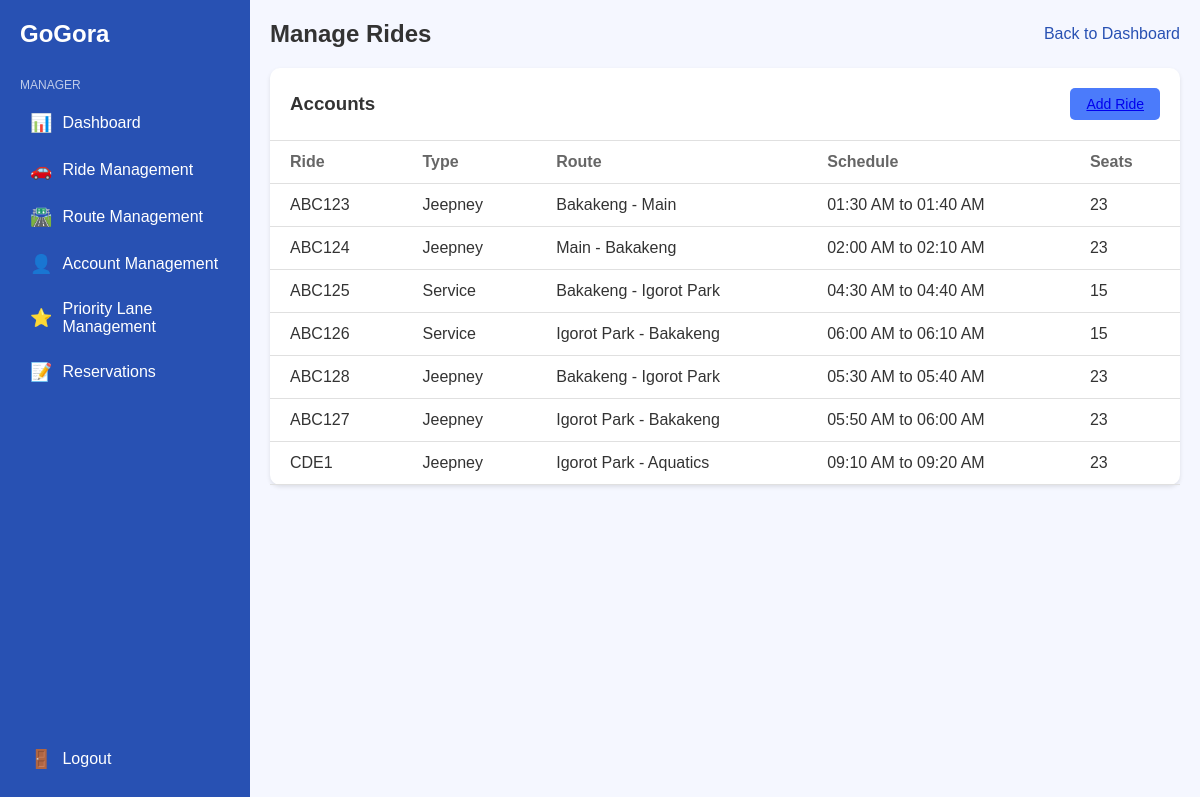
Before: /view/manager/ride.php with the older database file.
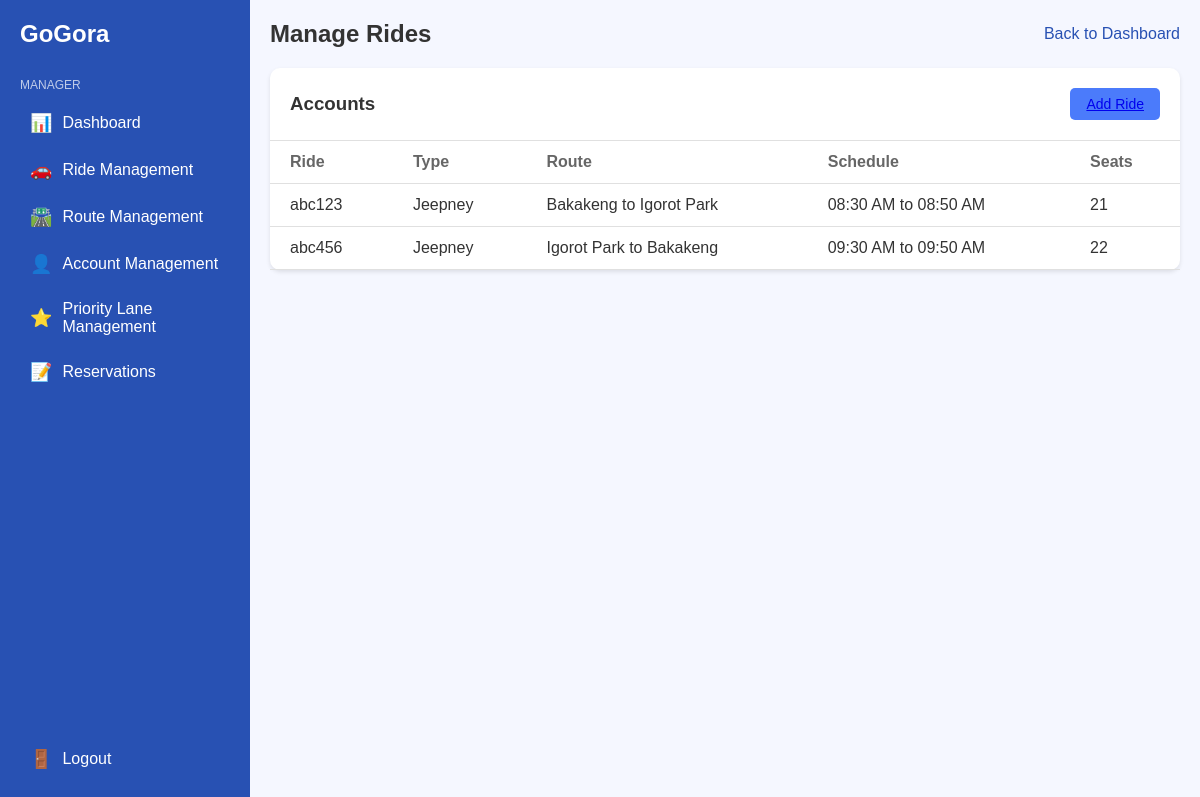
After: the same page with the newer database file.
### tables this page shows
CREATE TABLE `rides` (
  `ride_id` int(11) NOT NULL,
  `plate_number` varchar(6) NOT NULL,
  `route` varchar(45) NOT NULL,
  `time` datetime NOT NULL,
  `seats_available` int(11) NOT NULL,
  `ride_type` enum('Jeepney','Service') NOT NULL,
  `departure` datetime NOT NULL,
  `capacity` int(11) NOT NULL,
  `queue` int(11) NOT NULL
);

### view/manager/ride.php (the view, shortened to what this page needs)
<?php
     include($_SERVER['DOCUMENT_ROOT'] . '/control/includes/db.php');
   $sql = "SELECT plate_number, ride_type, route, CONCAT(DATE_FORMAT(time, '%h:%i %p'), ' to ', DATE_FORMAT(departure, '%h:%i %p')) as schedule, seats_available FROM rides";
   $result = mysqli_query($conn, $sql);
?>
<!DOCTYPE html>
<html lang="en">
<head>
    <link rel="stylesheet" href="../manager/css/styles.css">
</head>
<body>
    <div class="container">
        <nav class="sidebar">
            <div class="logo">
                <h1>GoGora</h1>
            </div>
            <div class="nav-title">MANAGER</div>
            <ul>
                <li><a href="../manager/dashboard.php"><span class="icon">📊</span> Dashboard</a></li>
                <li><a href="../manager/ride.php"><span class="icon">🚗</span> Ride Management</a></li>
                <li><a href="../manager/route.php"><span class="icon">🛣️</span> Route Management</a></li>
                <li><a href="../manager/account.php"><span class="icon">👤</span> Account Management</a></li>
                <li><a href="../manager/priority.php"><span class="icon">⭐</span> Priority Lane Management</a></li>
                <li><a href="../manager/reservations.php"><span class="icon">📝</span> Reservations</a></li>
            </ul>
            <div class="logout">
                <a href="#"><span class="icon">🚪</span> Logout</a>
            </div>
        </nav>
        <main class="content">
            <header>
                <h2>Manage Rides</h2>
                <a href="../manager/dashboard.php" class="back-link">Back to Dashboard</a>
            </header>
            <section class="accounts">
                <div class="section-header">
                    <h3>Accounts</h3>
                    <button class="add-user"><a href="../manager/addRide.php">Add Ride</a></button>
                </div>
                <table>
                    <thead>
                        <tr>
                            <th>Ride</th>
                            <th>Type</th>
                            <th>Route</th>
                            <th>Schedule</th>
                            <th>Seats</th>
                        </tr>
                    </thead>
                    <tbody>
                        <?php
                        if (mysqli_num_rows($result) > 0) {
                            while ($row = mysqli_fetch_assoc($result)) {
                                echo "<tr>
                                        <td>{$row['plate_number']}</td>
                                        <td>{$row['ride_type']}</td>
                                        <td>{$row['route']}</td>
                                        <td>{$row['schedule']}</td>
                                        <td>{$row['seats_available']}</td>
                                      </tr>";
                            }
                        } else {
                            echo "<tr><td colspan='5'>No rides available</td></tr>";
                        }
                        ?>
                    </tbody>
                </table>
            </section>
        </main>
    </div>
</body>
</html>

### view/manager/css/styles.css (style rules this page uses)
:root { --primary-color: #2851B3; --secondary-color: #4B7BFB; --background-color: #F5F7FF; --text-color: #333; --white: #fff; --light-gray: #f0f0f0; --border-color: #e0e0e0; }
* { margin: 0; padding: 0; box-sizing: border-box; }
body { font-family: Arial, sans-serif; background-color: var(--background-color); color: var(--text-color); }
.container { display: flex; min-height: 100vh; }
.sidebar { width: 250px; background-color: var(--primary-color); color: var(--white); padding: 20px; display: flex; flex-direction: column; }
.logo { display: flex; align-items: center; margin-bottom: 30px; }
.logo h1 { font-size: 24px; }
.nav-title { font-size: 12px; opacity: 0.7; margin-bottom: 10px; }
.sidebar ul { list-style-type: none; }
.sidebar li { margin-bottom: 5px; }
.sidebar a { color: var(--white); text-decoration: none; display: flex; align-items: center; padding: 10px; border-radius: 5px; transition: background-color 0.3s; }
.icon { margin-right: 10px; font-size: 18px; }
.logout { margin-top: auto; }
.content { flex: 1; padding: 20px; }
header { display: flex; justify-content: space-between; align-items: center; margin-bottom: 20px; }
.back-link { color: var(--primary-color); text-decoration: none; }
.accounts, .blacklisted { background-color: var(--white); border-radius: 10px; margin-bottom: 20px; box-shadow: 0 2px 4px rgba(0, 0, 0, 0.1); }
.section-header { display: flex; justify-content: space-between; align-items: center; padding: 20px; border-bottom: 1px solid var(--border-color); }
.add-user { background-color: var(--secondary-color); color: var(--white); border: none; padding: 8px 16px; border-radius: 5px; cursor: pointer; font-size: 14px; }
table { width: 100%; border-collapse: collapse; }
th, td { text-align: left; padding: 12px 20px; border-bottom: 1px solid var(--border-color); }
th { font-weight: bold; color: #666; }

Changed rows visible on the page:
removed rides: plate_number "ABC125", ride_type "Service", route "Bakakeng - Igorot Park", schedule "04:30 AM to 04:40 AM", seats_available "15"
removed rides: plate_number "ABC126", ride_type "Service", route "Igorot Park - Bakakeng", schedule "06:00 AM to 06:10 AM", seats_available "15"
removed rides: plate_number "ABC128", ride_type "Jeepney", route "Bakakeng - Igorot Park", schedule "05:30 AM to 05:40 AM", seats_available "23"
removed rides: plate_number "ABC127", ride_type "Jeepney", route "Igorot Park - Bakakeng", schedule "05:50 AM to 06:00 AM", seats_available "23"
removed rides: plate_number "CDE1", ride_type "Jeepney", route "Igorot Park - Aquatics", schedule "09:10 AM to 09:20 AM", seats_available "23"
changed rides: plate_number "ABC123" → "abc123"; route "Bakakeng - Main" → "Bakakeng to Igorot Park"; schedule "01:30 AM to 01:40 AM" → "08:30 AM to 08:50 AM"; seats_available "23" → "21"
changed rides: plate_number "ABC124" → "abc456"; route "Main - Bakakeng" → "Igorot Park to Bakakeng"; schedule "02:00 AM to 02:10 AM" → "09:30 AM to 09:50 AM"; seats_available "23" → "22"
